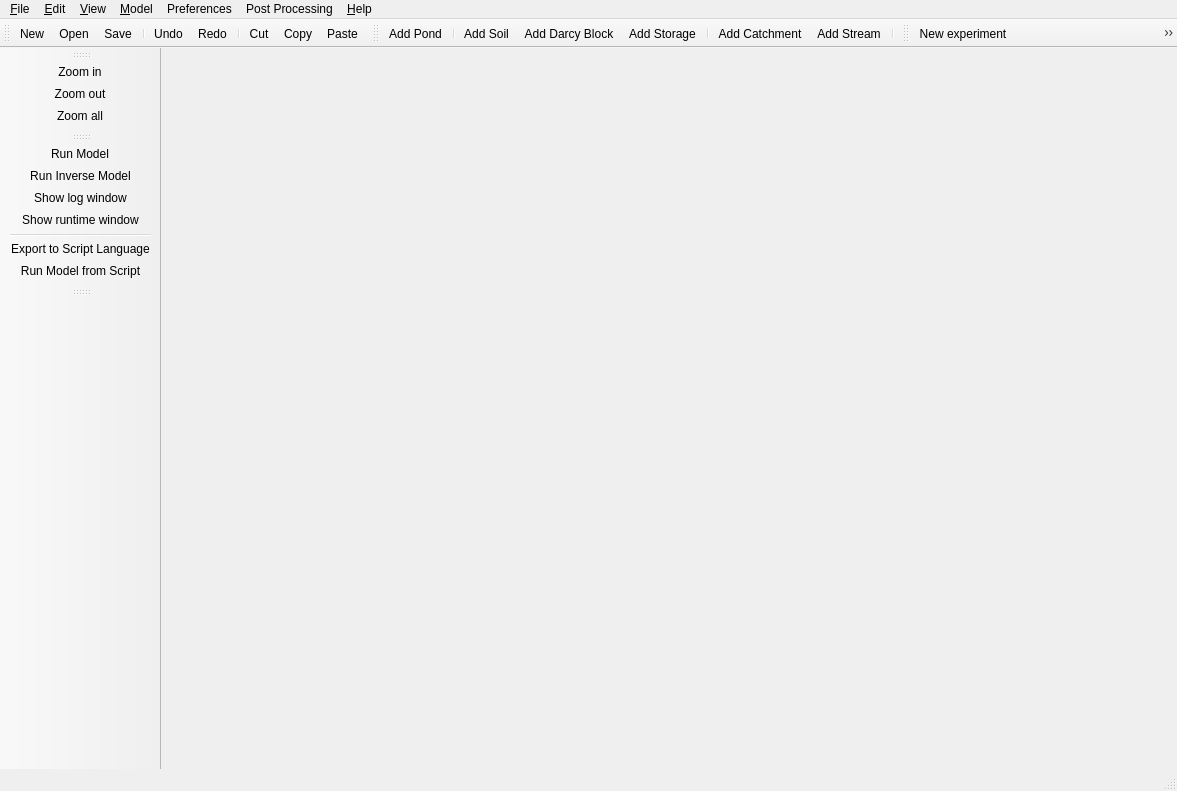
<?xml version="1.0" encoding="UTF-8"?>
<ui version="4.0">
 <class>MainWindow</class>
 <widget class="QMainWindow" name="MainWindow">
  <property name="windowModality">
   <enum>Qt::NonModal</enum>
  </property>
  <property name="geometry">
   <rect>
    <x>0</x>
    <y>0</y>
    <width>1177</width>
    <height>791</height>
   </rect>
  </property>
  <property name="sizePolicy">
   <sizepolicy hsizetype="Expanding" vsizetype="Expanding">
    <horstretch>0</horstretch>
    <verstretch>0</verstretch>
   </sizepolicy>
  </property>
  <property name="mouseTracking">
   <bool>true</bool>
  </property>
  <property name="windowTitle">
   <string>Green Infrastructure Flexible Model (GIFMod)</string>
  </property>
  <property name="windowIcon">
   <iconset>
    <normaloff>Icons/GIFMod.ico</normaloff>Icons/GIFMod.ico</iconset>
  </property>
  <property name="windowOpacity">
   <double>1.000000000000000</double>
  </property>
  <property name="toolTipDuration">
   <number>1</number>
  </property>
  <property name="iconSize">
   <size>
    <width>30</width>
    <height>30</height>
   </size>
  </property>
  <property name="documentMode">
   <bool>false</bool>
  </property>
  <property name="tabShape">
   <enum>QTabWidget::Rounded</enum>
  </property>
  <property name="unifiedTitleAndToolBarOnMac">
   <bool>false</bool>
  </property>
  <widget class="QWidget" name="centralWidget"/>
  <widget class="QMenuBar" name="menuBar">
   <property name="geometry">
    <rect>
     <x>0</x>
     <y>0</y>
     <width>1177</width>
     <height>21</height>
    </rect>
   </property>
   <widget class="QMenu" name="menu_File">
    <property name="title">
     <string>&amp;File</string>
    </property>
    <widget class="QMenu" name="menuRecent">
     <property name="title">
      <string>Recent</string>
     </property>
    </widget>
    <addaction name="action_New"/>
    <addaction name="actionNew_from_template"/>
    <addaction name="action_Open"/>
    <addaction name="action_Save"/>
    <addaction name="actionSave_As"/>
    <addaction name="separator"/>
    <addaction name="menuRecent"/>
    <addaction name="separator"/>
    <addaction name="actionClear_Reaction_Network"/>
    <addaction name="actionLoad_Reaction_Network"/>
    <addaction name="actionSave_Reaction_Network"/>
    <addaction name="separator"/>
    <addaction name="actionE_xit"/>
   </widget>
   <widget class="QMenu" name="menu_Help">
    <property name="title">
     <string>&amp;Help</string>
    </property>
    <addaction name="actionContact_Us"/>
    <addaction name="actionAbout"/>
   </widget>
   <widget class="QMenu" name="menu_Edit">
    <property name="title">
     <string>&amp;Edit</string>
    </property>
    <addaction name="action_Undo"/>
    <addaction name="action_Redo"/>
    <addaction name="separator"/>
    <addaction name="actionSelect_All"/>
    <addaction name="separator"/>
    <addaction name="action_Cut"/>
    <addaction name="action_Copy"/>
    <addaction name="action_Paste"/>
   </widget>
   <widget class="QMenu" name="menu_Window">
    <property name="title">
     <string>&amp;View</string>
    </property>
    <addaction name="actionZoom_In"/>
    <addaction name="actionZoom_Out"/>
    <addaction name="actionZoom_All"/>
    <addaction name="separator"/>
    <addaction name="action_Select"/>
    <addaction name="action_Pan"/>
    <addaction name="separator"/>
    <addaction name="actionlogWindow"/>
    <addaction name="actionShowRuntimeWindow"/>
   </widget>
   <widget class="QMenu" name="menu_Model">
    <property name="title">
     <string>&amp;Model</string>
    </property>
    <widget class="QMenu" name="menuAdd_Block">
     <property name="title">
      <string>Block</string>
     </property>
     <addaction name="actionAdd_Pond"/>
     <addaction name="actionAdd_Soil"/>
     <addaction name="actionAdd_Catchment_Area"/>
     <addaction name="actionAdd_Darcy_Block"/>
     <addaction name="actionAdd_Stora_ge"/>
     <addaction name="actionAdd_St_ream"/>
    </widget>
    <addaction name="menuAdd_Block"/>
    <addaction name="actionReactions"/>
    <addaction name="separator"/>
    <addaction name="actionRun_Model"/>
    <addaction name="actionExport_to_Script_Language"/>
   </widget>
   <widget class="QMenu" name="menuPreferences">
    <property name="title">
     <string>Preferences</string>
    </property>
    <addaction name="actionProjectSettings"/>
    <addaction name="actionClimateSettings"/>
    <addaction name="actionSolverSettings"/>
   </widget>
   <widget class="QMenu" name="menuPost_Processing">
    <property name="title">
     <string>Post Processing</string>
    </property>
    <widget class="QMenu" name="menuBlocks">
     <property name="title">
      <string>Blocks</string>
     </property>
     <addaction name="actioncolorCodeHead"/>
     <addaction name="actioncolorCodeStorage"/>
     <addaction name="actioncolorCodeWaterDepth"/>
     <addaction name="actioncolorCodeMoistureContent"/>
     <addaction name="actioncolorCodeEvaporationRate"/>
    </widget>
    <widget class="QMenu" name="menuConnectors">
     <property name="title">
      <string>Connectors</string>
     </property>
     <addaction name="actionColorCodeConnectorFlow"/>
     <addaction name="actionColorCodeConnectorVelocity"/>
     <addaction name="actionColorCodeConnectorArea"/>
     <addaction name="actionColorCodeConnectorVaporExchangeEate"/>
    </widget>
    <widget class="QMenu" name="menuWaterQuality">
     <property name="title">
      <string>Water quality</string>
     </property>
     <addaction name="separator"/>
    </widget>
    <addaction name="menuBlocks"/>
    <addaction name="menuConnectors"/>
    <addaction name="menuWaterQuality"/>
    <addaction name="actionReset_colors"/>
   </widget>
   <addaction name="menu_File"/>
   <addaction name="menu_Edit"/>
   <addaction name="menu_Window"/>
   <addaction name="menu_Model"/>
   <addaction name="menuPreferences"/>
   <addaction name="menuPost_Processing"/>
   <addaction name="menu_Help"/>
  </widget>
  <widget class="QToolBar" name="mainToolBar">
   <property name="mouseTracking">
    <bool>true</bool>
   </property>
   <property name="windowOpacity">
    <double>1.000000000000000</double>
   </property>
   <attribute name="toolBarArea">
    <enum>TopToolBarArea</enum>
   </attribute>
   <attribute name="toolBarBreak">
    <bool>false</bool>
   </attribute>
   <addaction name="action_New"/>
   <addaction name="action_Open"/>
   <addaction name="action_Save"/>
   <addaction name="separator"/>
   <addaction name="action_Undo"/>
   <addaction name="action_Redo"/>
   <addaction name="separator"/>
   <addaction name="action_Cut"/>
   <addaction name="action_Copy"/>
   <addaction name="action_Paste"/>
  </widget>
  <widget class="QStatusBar" name="statusBar"/>
  <widget class="QToolBar" name="toolBar">
   <property name="windowTitle">
    <string>toolBar</string>
   </property>
   <attribute name="toolBarArea">
    <enum>TopToolBarArea</enum>
   </attribute>
   <attribute name="toolBarBreak">
    <bool>false</bool>
   </attribute>
   <addaction name="actionAdd_Pond"/>
   <addaction name="separator"/>
   <addaction name="actionAdd_Soil"/>
   <addaction name="actionAdd_Darcy_Block"/>
   <addaction name="actionAdd_Stora_ge"/>
   <addaction name="separator"/>
   <addaction name="actionAdd_Catchment_Area"/>
   <addaction name="actionAdd_St_ream"/>
   <addaction name="separator"/>
  </widget>
  <widget class="QToolBar" name="toolBar_2">
   <property name="windowTitle">
    <string>toolBar_2</string>
   </property>
   <attribute name="toolBarArea">
    <enum>LeftToolBarArea</enum>
   </attribute>
   <attribute name="toolBarBreak">
    <bool>false</bool>
   </attribute>
   <addaction name="actionZoom_In"/>
   <addaction name="actionZoom_Out"/>
   <addaction name="actionZoom_All"/>
  </widget>
  <widget class="QToolBar" name="toolBar_4">
   <property name="enabled">
    <bool>true</bool>
   </property>
   <property name="windowTitle">
    <string>toolBar_4</string>
   </property>
   <attribute name="toolBarArea">
    <enum>LeftToolBarArea</enum>
   </attribute>
   <attribute name="toolBarBreak">
    <bool>false</bool>
   </attribute>
   <addaction name="actionRun_Model"/>
   <addaction name="actionRun_Inverse_Model"/>
   <addaction name="actionlogWindow"/>
   <addaction name="actionShowRuntimeWindow"/>
   <addaction name="separator"/>
   <addaction name="actionExport_to_Script_Language"/>
   <addaction name="actionRun_Model_from_Script"/>
  </widget>
  <widget class="QToolBar" name="experimentsToolbar">
   <property name="windowTitle">
    <string>experimentsToolbar</string>
   </property>
   <attribute name="toolBarArea">
    <enum>TopToolBarArea</enum>
   </attribute>
   <attribute name="toolBarBreak">
    <bool>false</bool>
   </attribute>
   <addaction name="actionNewExperiment"/>
   <addaction name="actionCopyFromCurrentExperiment"/>
   <addaction name="actionremoveCurrentExperiment"/>
   <addaction name="separator"/>
  </widget>
  <widget class="QToolBar" name="toolBar_3">
   <property name="windowTitle">
    <string>toolBar_3</string>
   </property>
   <attribute name="toolBarArea">
    <enum>LeftToolBarArea</enum>
   </attribute>
   <attribute name="toolBarBreak">
    <bool>false</bool>
   </attribute>
  </widget>
  <action name="action_New">
   <property name="icon">
    <iconset>
     <normaloff>Icons/Document-Blank-icon.png</normaloff>Icons/Document-Blank-icon.png</iconset>
   </property>
   <property name="text">
    <string>&amp;New</string>
   </property>
  </action>
  <action name="action_Open">
   <property name="icon">
    <iconset>
     <normaloff>Icons/open.png</normaloff>
     <normalon>Icons/open.ico</normalon>Icons/open.png</iconset>
   </property>
   <property name="text">
    <string>&amp;Open</string>
   </property>
   <property name="shortcut">
    <string>Ctrl+O</string>
   </property>
  </action>
  <action name="action_Save">
   <property name="icon">
    <iconset>
     <normaloff>Icons/Save.png</normaloff>Icons/Save.png</iconset>
   </property>
   <property name="text">
    <string>&amp;Save</string>
   </property>
   <property name="shortcut">
    <string>Ctrl+S</string>
   </property>
  </action>
  <action name="actionSave_As">
   <property name="text">
    <string>Save &amp;As</string>
   </property>
  </action>
  <action name="actionE_xit">
   <property name="text">
    <string>E&amp;xit</string>
   </property>
  </action>
  <action name="action_Undo">
   <property name="icon">
    <iconset>
     <normaloff>Icons/undo.png</normaloff>Icons/undo.png</iconset>
   </property>
   <property name="text">
    <string>&amp;Undo</string>
   </property>
   <property name="shortcut">
    <string>Ctrl+Z</string>
   </property>
  </action>
  <action name="action_Redo">
   <property name="icon">
    <iconset>
     <normaloff>Icons/1439255778_Redo.png</normaloff>Icons/1439255778_Redo.png</iconset>
   </property>
   <property name="text">
    <string>&amp;Redo</string>
   </property>
  </action>
  <action name="action_Cut">
   <property name="icon">
    <iconset>
     <normaloff>Icons/cut-icon.png</normaloff>Icons/cut-icon.png</iconset>
   </property>
   <property name="text">
    <string>C&amp;ut</string>
   </property>
  </action>
  <action name="action_Copy">
   <property name="icon">
    <iconset>
     <normaloff>Icons/copy.png</normaloff>Icons/copy.png</iconset>
   </property>
   <property name="text">
    <string>&amp;Copy</string>
   </property>
   <property name="shortcut">
    <string>Ctrl+C</string>
   </property>
  </action>
  <action name="action_Paste">
   <property name="icon">
    <iconset>
     <normaloff>Icons/Paste.png</normaloff>Icons/Paste.png</iconset>
   </property>
   <property name="text">
    <string>&amp;Paste</string>
   </property>
   <property name="shortcut">
    <string>Ctrl+V</string>
   </property>
  </action>
  <action name="action_Select">
   <property name="checkable">
    <bool>true</bool>
   </property>
   <property name="checked">
    <bool>true</bool>
   </property>
   <property name="icon">
    <iconset>
     <normaloff>Icons/arrow.png</normaloff>Icons/arrow.png</iconset>
   </property>
   <property name="text">
    <string>&amp;Select</string>
   </property>
  </action>
  <action name="actionSelect_All">
   <property name="text">
    <string>Select &amp;All</string>
   </property>
  </action>
  <action name="actionZoom_In">
   <property name="icon">
    <iconset>
     <normaloff>Icons/zoom_in.png</normaloff>Icons/zoom_in.png</iconset>
   </property>
   <property name="text">
    <string>Zoom &amp;in</string>
   </property>
  </action>
  <action name="actionZoom_Out">
   <property name="icon">
    <iconset>
     <normaloff>Icons/zoom_out.png</normaloff>Icons/zoom_out.png</iconset>
   </property>
   <property name="text">
    <string>Zoom &amp;out</string>
   </property>
  </action>
  <action name="action_Pan">
   <property name="checkable">
    <bool>true</bool>
   </property>
   <property name="icon">
    <iconset>
     <normaloff>Icons/pan-icon.gif</normaloff>Icons/pan-icon.gif</iconset>
   </property>
   <property name="text">
    <string>&amp;Pan</string>
   </property>
  </action>
  <action name="actionContact_Us">
   <property name="text">
    <string>Contact &amp;Us</string>
   </property>
  </action>
  <action name="actionAdd_Pond">
   <property name="icon">
    <iconset>
     <normaloff>Icons/Pond.png</normaloff>Icons/Pond.png</iconset>
   </property>
   <property name="text">
    <string>Add &amp;Pond</string>
   </property>
  </action>
  <action name="actionAdd_Soil">
   <property name="icon">
    <iconset>
     <normaloff>Icons/isometric_sand_block_icon__hd__by_memoryleakxxx-d8e3mwa.png</normaloff>Icons/isometric_sand_block_icon__hd__by_memoryleakxxx-d8e3mwa.png</iconset>
   </property>
   <property name="text">
    <string>Add &amp;Soil</string>
   </property>
  </action>
  <action name="actionAdd_Connector">
   <property name="checkable">
    <bool>true</bool>
   </property>
   <property name="icon">
    <iconset>
     <normaloff>Icons/draw-connector.png</normaloff>Icons/draw-connector.png</iconset>
   </property>
   <property name="text">
    <string>Interface</string>
   </property>
  </action>
  <action name="actionZoom_All">
   <property name="icon">
    <iconset>
     <normaloff>Icons/Full_screen_view.png</normaloff>Icons/Full_screen_view.png</iconset>
   </property>
   <property name="text">
    <string>Zoom &amp;all</string>
   </property>
  </action>
  <action name="actionlogWindow">
   <property name="checkable">
    <bool>true</bool>
   </property>
   <property name="icon">
    <iconset>
     <normaloff>Icons/log_icon.png</normaloff>Icons/log_icon.png</iconset>
   </property>
   <property name="text">
    <string>Show &amp;log window</string>
   </property>
   <property name="shortcut">
    <string>Ctrl+L</string>
   </property>
  </action>
  <action name="actionAdd_Catchment_Area">
   <property name="icon">
    <iconset>
     <normaloff>Icons/catchment.png</normaloff>Icons/catchment.png</iconset>
   </property>
   <property name="text">
    <string>Add Catchment</string>
   </property>
  </action>
  <action name="actionAdd_Darcy_Block">
   <property name="icon">
    <iconset>
     <normaloff>Icons/Darcy.png</normaloff>Icons/Darcy.png</iconset>
   </property>
   <property name="text">
    <string>Add &amp;Darcy Block</string>
   </property>
  </action>
  <action name="actionAdd_Stora_ge">
   <property name="icon">
    <iconset>
     <normaloff>Icons/Storage.png</normaloff>Icons/Storage.png</iconset>
   </property>
   <property name="text">
    <string>Add Stora&amp;ge</string>
   </property>
  </action>
  <action name="actionAdd_St_ream">
   <property name="icon">
    <iconset>
     <normaloff>Icons/Stream.png</normaloff>Icons/Stream.png</iconset>
   </property>
   <property name="text">
    <string>Add St&amp;ream</string>
   </property>
  </action>
  <action name="actionDeterministic">
   <property name="text">
    <string>Deterministic</string>
   </property>
  </action>
  <action name="actionBayesian">
   <property name="text">
    <string>Bayesian</string>
   </property>
  </action>
  <action name="actionSoil">
   <property name="text">
    <string>Soil</string>
   </property>
  </action>
  <action name="actionDarcy">
   <property name="text">
    <string>Darcy</string>
   </property>
  </action>
  <action name="actionStream">
   <property name="text">
    <string>Stream</string>
   </property>
  </action>
  <action name="actionSoil_2">
   <property name="text">
    <string>Soil</string>
   </property>
  </action>
  <action name="actionDarcy_2">
   <property name="text">
    <string>Darcy</string>
   </property>
  </action>
  <action name="actionCatchment_2">
   <property name="text">
    <string>Catchment</string>
   </property>
  </action>
  <action name="actionStream_2">
   <property name="text">
    <string>Stream</string>
   </property>
  </action>
  <action name="actionSolverSettings">
   <property name="text">
    <string>&amp;Solver settings</string>
   </property>
  </action>
  <action name="actionParticulate_Phase">
   <property name="text">
    <string>Particulate Phase</string>
   </property>
  </action>
  <action name="actionConstituents">
   <property name="text">
    <string>Constituents</string>
   </property>
  </action>
  <action name="actionReactions">
   <property name="text">
    <string>Reactions</string>
   </property>
  </action>
  <action name="actionRun_Model">
   <property name="icon">
    <iconset>
     <normaloff>Icons/gear_run.png</normaloff>
     <normalon>Icons/gear_run.png</normalon>Icons/gear_run.png</iconset>
   </property>
   <property name="text">
    <string>Run Model</string>
   </property>
   <property name="shortcut">
    <string>F5</string>
   </property>
  </action>
  <action name="actionLoad_Reaction_Network">
   <property name="text">
    <string>Load Reaction Network</string>
   </property>
  </action>
  <action name="actionSave_Reaction_Network">
   <property name="text">
    <string>Save Reaction Network</string>
   </property>
   <property name="toolTip">
    <string>Save Reaction Network</string>
   </property>
  </action>
  <action name="actionClear_Reaction_Network">
   <property name="text">
    <string>Clear Reaction Network</string>
   </property>
  </action>
  <action name="actionRun_Model_from_Script">
   <property name="icon">
    <iconset>
     <normaloff>Icons/runScript.png</normaloff>Icons/runScript.png</iconset>
   </property>
   <property name="text">
    <string>Run Model from Script</string>
   </property>
  </action>
  <action name="action_Hydraulic_Outputs">
   <property name="text">
    <string>&amp;Hydraulic Outputs</string>
   </property>
  </action>
  <action name="actionExport_to_Script_Language">
   <property name="icon">
    <iconset>
     <normaloff>Icons/generate script.png</normaloff>Icons/generate script.png</iconset>
   </property>
   <property name="text">
    <string>Export to &amp;Script Language</string>
   </property>
  </action>
  <action name="actionAbout">
   <property name="text">
    <string>About GIFMod</string>
   </property>
  </action>
  <action name="actionRun_Inverse_Model">
   <property name="icon">
    <iconset>
     <normaloff>Icons/backwards-running.png</normaloff>Icons/backwards-running.png</iconset>
   </property>
   <property name="text">
    <string>Run Inverse Model</string>
   </property>
  </action>
  <action name="actionNewExperiment">
   <property name="icon">
    <iconset>
     <normaloff>Icons/experiment2.png</normaloff>Icons/experiment2.png</iconset>
   </property>
   <property name="text">
    <string>New experiment</string>
   </property>
   <property name="toolTip">
    <string>New experiment</string>
   </property>
  </action>
  <action name="actionCopyFromCurrentExperiment">
   <property name="icon">
    <iconset>
     <normaloff>Icons/experiment1.png</normaloff>Icons/experiment1.png</iconset>
   </property>
   <property name="text">
    <string>Copy from current experiment</string>
   </property>
  </action>
  <action name="actionProjectSettings">
   <property name="text">
    <string>&amp;Project settings</string>
   </property>
  </action>
  <action name="actionClimateSettings">
   <property name="text">
    <string>&amp;Climate settings</string>
   </property>
  </action>
  <action name="actionremoveCurrentExperiment">
   <property name="icon">
    <iconset>
     <normaloff>Icons/delete-big.png</normaloff>Icons/delete-big.png</iconset>
   </property>
   <property name="text">
    <string>Remove current experiment</string>
   </property>
   <property name="toolTip">
    <string>Remove Current Experiment</string>
   </property>
  </action>
  <action name="actionShowRuntimeWindow">
   <property name="icon">
    <iconset>
     <normaloff>Icons/oscilloscope.png</normaloff>Icons/oscilloscope.png</iconset>
   </property>
   <property name="text">
    <string>Show &amp;runtime window</string>
   </property>
  </action>
  <action name="actionConnectors">
   <property name="text">
    <string>Connectors</string>
   </property>
  </action>
  <action name="actionStorage">
   <property name="text">
    <string>Storage</string>
   </property>
  </action>
  <action name="actionHead">
   <property name="text">
    <string>Head</string>
   </property>
  </action>
  <action name="actionMoistureContent">
   <property name="text">
    <string>Moisture content</string>
   </property>
  </action>
  <action name="actionWaterDepth">
   <property name="text">
    <string>Water depth</string>
   </property>
  </action>
  <action name="actionEvaporationRate">
   <property name="text">
    <string>Evaporation rate</string>
   </property>
  </action>
  <action name="actioncolorCodeHead">
   <property name="text">
    <string>Head</string>
   </property>
  </action>
  <action name="actioncolorCodeStorage">
   <property name="text">
    <string>Storage</string>
   </property>
  </action>
  <action name="actioncolorCodeWaterDepth">
   <property name="text">
    <string>Water depth</string>
   </property>
  </action>
  <action name="actioncolorCodeMoistureContent">
   <property name="text">
    <string>Moisture content</string>
   </property>
  </action>
  <action name="actioncolorCodeEvaporationRate">
   <property name="text">
    <string>Evaporation rate</string>
   </property>
  </action>
  <action name="action123">
   <property name="text">
    <string>123</string>
   </property>
  </action>
  <action name="actionAbout2">
   <property name="text">
    <string>About</string>
   </property>
  </action>
  <action name="actionRecent">
   <property name="text">
    <string>Recent</string>
   </property>
  </action>
  <action name="actionColorCodeConnectorFlow">
   <property name="text">
    <string>Flow</string>
   </property>
  </action>
  <action name="actionColorCodeConnectorVelocity">
   <property name="text">
    <string>Velocity</string>
   </property>
  </action>
  <action name="actionColorCodeConnectorArea">
   <property name="text">
    <string>Area</string>
   </property>
  </action>
  <action name="actionColorCodeConnectorVaporExchangeEate">
   <property name="text">
    <string>Vapor exchange rate</string>
   </property>
  </action>
  <action name="actionReset_colors">
   <property name="text">
    <string>Reset colors</string>
   </property>
  </action>
  <action name="actionNew_from_template">
   <property name="icon">
    <iconset>
     <normaloff>../Icons/wizard blue.png</normaloff>../Icons/wizard blue.png</iconset>
   </property>
   <property name="text">
    <string>New from &amp;template...</string>
   </property>
  </action>
 </widget>
 <layoutdefault spacing="6" margin="11"/>
 <resources/>
 <connections/>
</ui>
